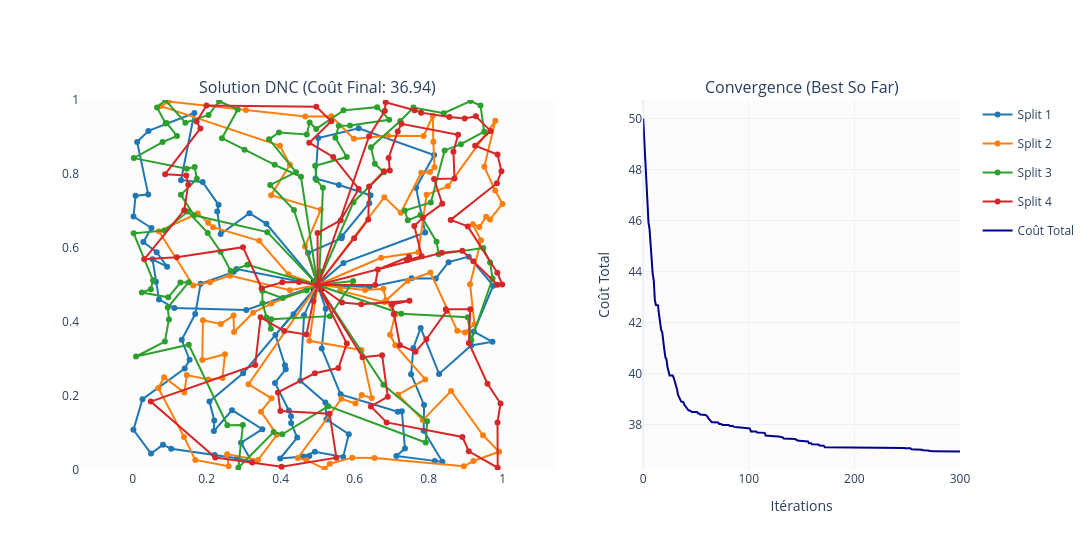

Notebook cell for this chart:
### Code cell
divider.load_state_dict(torch.load(r'trained_divider\CVRP400\run_100ite_neuopt\best_model.pt', map_location=opts.device)['model_state_dict'])
agent = DNC(global_problem, opts, divider)
agent.load('pre-trained/cvrp100.pt')
visualisation_dataset = CVRPDataset(size=opts.graph_size,
                      num_samples=8,
                      filename = None,
                      DUMMY_RATE= opts.dummy_rate,
                      distribution='centered')
visualisation_dataloader = torch.utils.data.DataLoader(visualisation_dataset, batch_size=8, shuffle=False, pin_memory=True)
batch = next(iter(visualisation_dataloader))
batch = {k: v.to(opts.device, non_blocking=True) for k, v in batch.items()}
results, rollout_output = agent.solve(batch=batch, T=300, val_m=opts.val_m, stall_limit=opts.stall_limit, show_bar=not opts.no_progress_bar)
plot_dnc(batch, results, rollout_output, n_splits=opts.dnc_n_splits, idx=0)

### Figure 1 — Plotly figure (JSON) as saved in the notebook; plotly's stock layout.template omitted (floating-point values rounded to 4 significant figures; data arrays with more than 128 entries replaced by an {"elided": "..."} marker saying what was removed)
{"data": [{"hoverinfo": "skip", "marker": {"color": "lightgray", "size": 4}, "mode": "markers", "name": "Clients", "showlegend": false, "type": "scatter", "x": {"elided": "599 float values"}, "xaxis": "x", "y": {"elided": "599 float values"}, "yaxis": "y"}, {"hoverinfo": "name", "marker": {"color": "red", "line": {"color": "black", "width": 1}, "size": 12, "symbol": "square"}, "mode": "markers", "name": "Dépôt", "showlegend": false, "type": "scatter", "x": [0.5], "xaxis": "x", "y": [0.5], "yaxis": "y"}, {"connectgaps": false, "hovertemplate": "<b>Split 1</b><br>Client: %{text}<extra></extra>", "legendgroup": "Split 1", "line": {"color": "#1f77b4", "width": 2}, "marker": {"color": "#1f77b4", "size": 6}, "mode": "lines+markers", "name": "Split 1", "text": {"elided": "150 str values"}, "type": "scatter", "x": {"elided": "150 float values"}, "xaxis": "x", "y": {"elided": "150 float values"}, "yaxis": "y"}, {"connectgaps": false, "hovertemplate": "<b>Split 2</b><br>Client: %{text}<extra></extra>", "legendgroup": "Split 2", "line": {"color": "#ff7f0e", "width": 2}, "marker": {"color": "#ff7f0e", "size": 6}, "mode": "lines+markers", "name": "Split 2", "text": {"elided": "150 str values"}, "type": "scatter", "x": {"elided": "150 float values"}, "xaxis": "x", "y": {"elided": "150 float values"}, "yaxis": "y"}, {"connectgaps": false, "hovertemplate": "<b>Split 3</b><br>Client: %{text}<extra></extra>", "legendgroup": "Split 3", "line": {"color": "#2ca02c", "width": 2}, "marker": {"color": "#2ca02c", "size": 6}, "mode": "lines+markers", "name": "Split 3", "text": {"elided": "150 str values"}, "type": "scatter", "x": {"elided": "150 float values"}, "xaxis": "x", "y": {"elided": "150 float values"}, "yaxis": "y"}, {"connectgaps": false, "hovertemplate": "<b>Split 4</b><br>Client: %{text}<extra></extra>", "legendgroup": "Split 4", "line": {"color": "#d62728", "width": 2}, "marker": {"color": "#d62728", "size": 6}, "mode": "lines+markers", "name": "Split 4", "text": {"elided": "150 str values"}, "type": "scatter", "x": {"elided": "150 float values"}, "xaxis": "x", "y": {"elided": "150 float values"}, "yaxis": "y"}, {"line": {"color": "darkblue", "width": 2}, "mode": "lines", "name": "Coût Total", "type": "scatter", "x": {"elided": "301 int values"}, "xaxis": "x2", "y": {"elided": "301 float values"}, "yaxis": "y2"}], "layout": {"annotations": [{"font": {"size": 16}, "showarrow": false, "text": "Solution DNC (Coût Final: 36.94)", "x": 0.27, "xanchor": "center", "xref": "paper", "y": 1, "yanchor": "bottom", "yref": "paper"}, {"font": {"size": 16}, "showarrow": false, "text": "Convergence (Best So Far)", "x": 0.82, "xanchor": "center", "xref": "paper", "y": 1, "yanchor": "bottom", "yref": "paper"}], "height": 550, "legend": {"itemclick": "toggleothers", "itemdoubleclick": "toggle"}, "plot_bgcolor": "rgba(245,245,245,0.3)", "width": 1100, "xaxis": {"anchor": "y", "domain": [0, 0.54], "range": [0, 1], "scaleanchor": "y", "scaleratio": 1, "showgrid": false, "zeroline": false}, "xaxis2": {"anchor": "y2", "domain": [0.64, 1], "title": {"text": "Itérations"}}, "yaxis": {"anchor": "x", "domain": [0, 1], "range": [0, 1], "showgrid": false, "zeroline": false}, "yaxis2": {"anchor": "x2", "domain": [0, 1], "title": {"text": "Coût Total"}}}}
